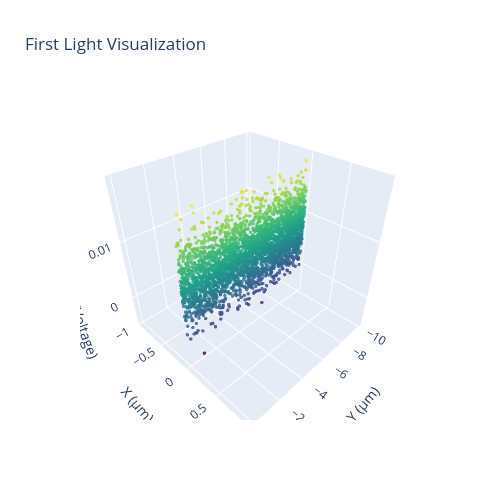

The notebook cell saved with this chart:
### Code cell
## Y fine-tuning
stage = 'l'
line_numbers = [0, 1, 2] # left XY, right XY, all Z
speed = 4

# Enter a list of relative commands manually
commands = [
    ['Y', -10],
    ['Y', 10],
]
result = flc.scan_path(stage, commands, speed, line_numbers, perform_regression = False)

datapoints = result['datapoints']
fig = result['figure']

## Maximum point delta
max_point = datapoints[
    np.argmax(datapoints[:, 2])
][:2]

fig.show()

### Figure 1 — Plotly figure (JSON) as saved in the notebook; plotly's stock layout.template omitted (floating-point values rounded to 4 significant figures; data arrays with more than 128 entries replaced by an {"elided": "..."} marker saying what was removed)
{"data": [{"marker": {"color": {"elided": "3030 float values"}, "colorscale": [[0, "#440154"], [0.1111, "#482878"], [0.2222, "#3e4989"], [0.3333, "#31688e"], [0.4444, "#26828e"], [0.5556, "#1f9e89"], [0.6667, "#35b779"], [0.7778, "#6ece58"], [0.8889, "#b5de2b"], [1, "#fde725"]], "opacity": 0.8, "size": 2}, "mode": "markers", "name": "Datapoints", "type": "scatter3d", "x": {"elided": "3030 float values"}, "y": {"elided": "3030 float values"}, "z": {"elided": "3030 float values"}}], "layout": {"autosize": true, "height": 500, "scene": {"aspectmode": "cube", "xaxis": {"title": {"text": "Y (μm)"}}, "yaxis": {"title": {"text": "X (μm)"}}, "zaxis": {"title": {"text": "Radiant Power (Voltage)"}}}, "title": {"text": "First Light Visualization"}, "width": 500, "yaxis": {"scaleanchor": "x", "scaleratio": 1}}}
